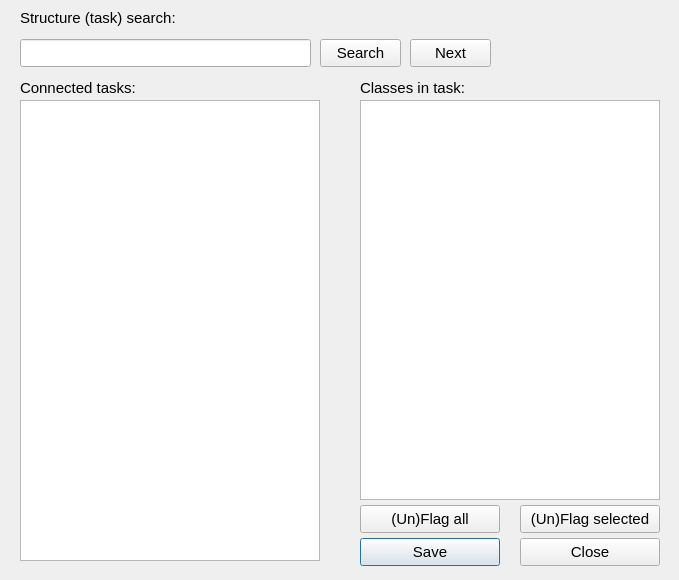
<?xml version="1.0" encoding="UTF-8"?>
<ui version="4.0">
 <class>TasksConnection</class>
 <widget class="QDialog" name="TasksConnection">
  <property name="geometry">
   <rect>
    <x>0</x>
    <y>0</y>
    <width>679</width>
    <height>580</height>
   </rect>
  </property>
  <property name="maximumSize">
   <size>
    <width>780</width>
    <height>670</height>
   </size>
  </property>
  <property name="windowTitle">
   <string>Dialog</string>
  </property>
  <widget class="QListView" name="ConnectedTask">
   <property name="geometry">
    <rect>
     <x>20</x>
     <y>100</y>
     <width>300</width>
     <height>461</height>
    </rect>
   </property>
   <property name="minimumSize">
    <size>
     <width>300</width>
     <height>400</height>
    </size>
   </property>
  </widget>
  <widget class="QListView" name="ClassesInTask">
   <property name="geometry">
    <rect>
     <x>360</x>
     <y>100</y>
     <width>300</width>
     <height>400</height>
    </rect>
   </property>
  </widget>
  <widget class="QLabel" name="label">
   <property name="geometry">
    <rect>
     <x>20</x>
     <y>80</y>
     <width>121</width>
     <height>16</height>
    </rect>
   </property>
   <property name="font">
    <font>
     <pointsize>11</pointsize>
    </font>
   </property>
   <property name="text">
    <string>Connected tasks:</string>
   </property>
  </widget>
  <widget class="QLabel" name="label_2">
   <property name="geometry">
    <rect>
     <x>360</x>
     <y>80</y>
     <width>121</width>
     <height>16</height>
    </rect>
   </property>
   <property name="font">
    <font>
     <pointsize>11</pointsize>
    </font>
   </property>
   <property name="text">
    <string>Classes in task:</string>
   </property>
  </widget>
  <widget class="QPushButton" name="Save">
   <property name="geometry">
    <rect>
     <x>360</x>
     <y>538</y>
     <width>140</width>
     <height>28</height>
    </rect>
   </property>
   <property name="font">
    <font>
     <pointsize>11</pointsize>
    </font>
   </property>
   <property name="text">
    <string>Save</string>
   </property>
  </widget>
  <widget class="QPushButton" name="pushButton_2">
   <property name="geometry">
    <rect>
     <x>520</x>
     <y>538</y>
     <width>140</width>
     <height>28</height>
    </rect>
   </property>
   <property name="font">
    <font>
     <pointsize>11</pointsize>
    </font>
   </property>
   <property name="text">
    <string>Close</string>
   </property>
  </widget>
  <widget class="QPushButton" name="Search">
   <property name="geometry">
    <rect>
     <x>320</x>
     <y>39</y>
     <width>81</width>
     <height>28</height>
    </rect>
   </property>
   <property name="font">
    <font>
     <pointsize>11</pointsize>
    </font>
   </property>
   <property name="text">
    <string>Search</string>
   </property>
  </widget>
  <widget class="QLineEdit" name="SearchRequest">
   <property name="geometry">
    <rect>
     <x>20</x>
     <y>39</y>
     <width>291</width>
     <height>28</height>
    </rect>
   </property>
   <property name="font">
    <font>
     <pointsize>11</pointsize>
    </font>
   </property>
  </widget>
  <widget class="QLabel" name="label_5">
   <property name="geometry">
    <rect>
     <x>20</x>
     <y>10</y>
     <width>231</width>
     <height>16</height>
    </rect>
   </property>
   <property name="font">
    <font>
     <pointsize>11</pointsize>
    </font>
   </property>
   <property name="text">
    <string>Structure (task) search:</string>
   </property>
  </widget>
  <widget class="QPushButton" name="NextResult">
   <property name="geometry">
    <rect>
     <x>410</x>
     <y>39</y>
     <width>81</width>
     <height>28</height>
    </rect>
   </property>
   <property name="font">
    <font>
     <pointsize>11</pointsize>
    </font>
   </property>
   <property name="text">
    <string>Next</string>
   </property>
  </widget>
  <widget class="QPushButton" name="ChooseAll">
   <property name="geometry">
    <rect>
     <x>360</x>
     <y>505</y>
     <width>140</width>
     <height>28</height>
    </rect>
   </property>
   <property name="font">
    <font>
     <pointsize>11</pointsize>
    </font>
   </property>
   <property name="text">
    <string>(Un)Flag all</string>
   </property>
  </widget>
  <widget class="QPushButton" name="ChooseSelected">
   <property name="geometry">
    <rect>
     <x>520</x>
     <y>505</y>
     <width>140</width>
     <height>28</height>
    </rect>
   </property>
   <property name="font">
    <font>
     <pointsize>11</pointsize>
    </font>
   </property>
   <property name="text">
    <string>(Un)Flag selected</string>
   </property>
  </widget>
 </widget>
 <resources/>
 <connections/>
</ui>
